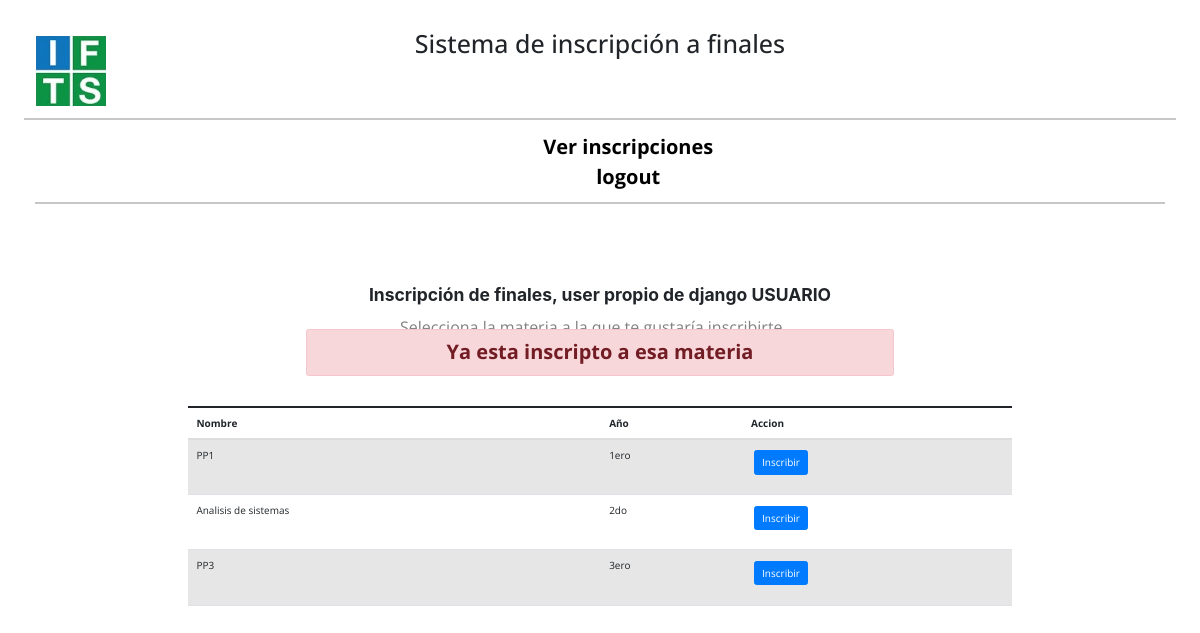
Page /inscripcion_ifts18/alumno/inscripcion/1 (signed in) on the committed database.
### inscripcion_ifts18/models.py (models this page shows, shortened)
class Materia(models.Model):
    id_curso = models.ForeignKey(Curso, on_delete=models.CASCADE)
    descripcion = models.CharField(max_length=200,  unique=True)

class Curso(models.Model):
    descripcion = models.CharField(max_length=200,  unique=True)

### inscripcion_ifts18/views.py (the view)
# urls.py: path('alumno/inscripcion/<int:id>',Inscripcion.inscribir, name='inscribir'),
    def inscribir(request,id):
        try:
            materias = Materia.objects.all()
            id_materia = id
            id_alumno = request.session['id_alumno']
            alumno = Alumno.objects.get(pk=id_alumno)
            materia = Materia.objects.get(pk=id_materia)
            materiaAlumno = MateriaAlumno(id_alumno=alumno, id_materia=materia)
            if MateriaAlumno.objects.filter(id_alumno=alumno, id_materia=materia).exists():
                return render(request,'inscripcion_ifts18/alumno/inscripcion.html', {'error': 'Ya esta inscripto a esa materia', 'materias': materias})
            else:
                materiaalumno1 = MateriaAlumno.objects.create(id_materia = materia, id_alumno = alumno, fecha_inscripcion=timezone.now())
                if materiaalumno1:
                    inscripto = True
                return render(request,'inscripcion_ifts18/alumno/inscripcion.html',{'inscripto':inscripto, 'materias': materias})
        except Exception as e:
            return HttpResponse(e)

### inscripcion_ifts18/templates/inscripcion_ifts18/alumno/inscripcion.html (shortened to what this page needs)
{% extends "inscripcion_ifts18/base.html" %}
{% block nav %}
<div class="anclas">
<a href="{% url 'inscripcion_ifts18:verInscripciones' %}">Ver inscripciones</a>
<a href="{% url 'inscripcion_ifts18:LogoutView' %}">logout</a>
<hr>
</div>
{% endblock %}
{% block body %}
<h3>Inscripción de finales, user propio de django {{ user.username | upper }}</h2>
<p>Selecciona la materia a la que te gustaría inscribirte</p>
<br><br>
<br><br>
  {% if error %}
    <div class="alert alert-danger" role="alert">
      {{ error }}
    </div>
  {% endif %}
  <br><br>
<table class="table table-striped">
  <tbody>
    <thead>
      <tr>
        <th scope="col">Nombre</th>
        <th scope="col">Año</th>
        <th scope="col">Accion</th>
      </tr>
    </thead>
      {% for materia in materias %}
      <tr>
        <td>{{ materia.descripcion}}</td>
        <td>{{ materia.id_curso.descripcion}}</td>
        <td>
            <a href="{% url 'inscripcion_ifts18:inscribir' materia.id %}" class="btn btn-primary">Inscribir</a>
        </td>
      </tr>
  {% endfor %}
    </tbody>
  </table>
{% endblock %}

### inscripcion_ifts18/static/styles.css (style rules this page uses)
* { font-family: 'Open Sans', sans-serif; margin: 1%; }
body { height:1000px; }
.anclas { text-align: center; }
.anclas a { color:black; text-decoration: none; width:50%; margin:auto; font-size: 20px; font-weight: bold; margin-left: 5%; }
.alert { width:50%; text-align: center; margin:auto; font-size: 20px; font-weight: bold; }
h3 { width: 80%; text-align: center; margin: 80px auto; font-weight:bold; }
p { color:gray; width: 400px; margin: -70px auto; font-size: initial; }
.table { width: 70%!important; height: 20%; margin: auto; }
a { color: #92badd; display:inline-block; text-decoration: none; font-weight: 400; }

### rows in the picture
Materia: descripcion "PP1", id_curso.descripcion "1ero"
Materia: descripcion "Analisis de sistemas", id_curso.descripcion "2do"
Materia: descripcion "PP3", id_curso.descripcion "3ero"

### other values in the picture
{{ user.username | upper }} "USUARIO"
{{ error }} "Ya esta inscripto a esa materia"
